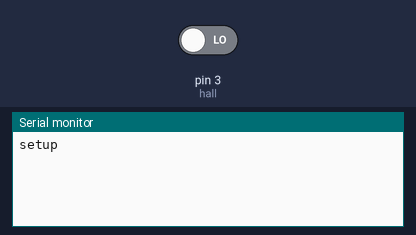
The sketch below on a simulated Arduino Uno, built with avr-gcc and run on an emulated ATmega328P. On the bench: the last lines printed to the serial monitor. The inputs (shaded band) are chosen by the test bench; at power-on: pin 3 (hall) LOW.

Above: at 1.2 s.
1.3 s: pin 3 (hall) driven HIGH
At 2.2 s:
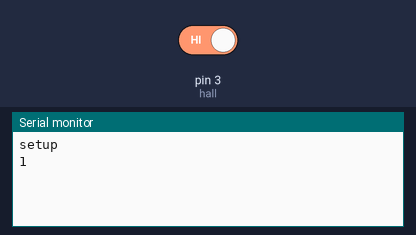
2.8 s: pin 3 (hall) driven LOW
At 3.4 s:
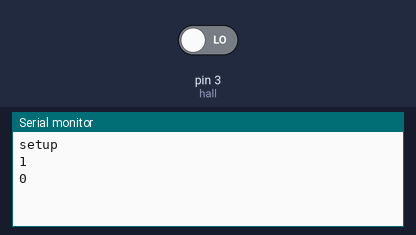

Measured:
- after the input at 1.3 s, the serial monitor: prints a new line at once (image 1)
- after the input at 2.8 s, the serial monitor: prints a new line at once (image 2)

The sketch:

hallsensor.ino
```cpp
#define hall 3
int prev = 0;

void setup() {
  // put your setup code here, to run once:
  Serial.begin(9600);
  pinMode(hall, INPUT);
  Serial.println("setup");
}

void loop() {
  // put your main code here, to run repeatedly:
int bruh = digitalRead(hall);
//Serial.println(bruh);
if (bruh != prev) {
  Serial.println(bruh);
  prev = bruh;
} // if

}
```
